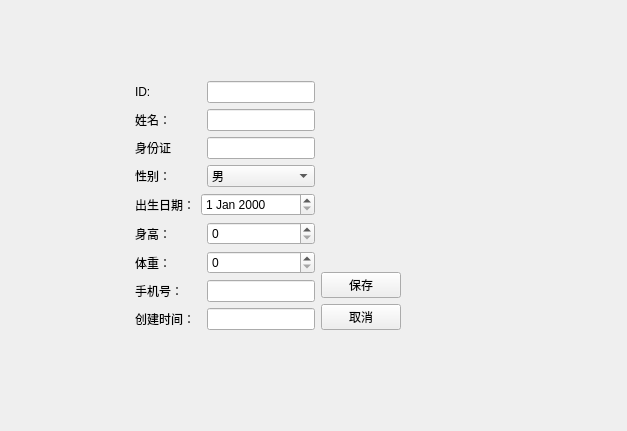
<?xml version="1.0" encoding="UTF-8"?>
<ui version="4.0">
 <class>PatientEditView</class>
 <widget class="QWidget" name="PatientEditView">
  <property name="geometry">
   <rect>
    <x>0</x>
    <y>0</y>
    <width>627</width>
    <height>431</height>
   </rect>
  </property>
  <property name="windowTitle">
   <string>编辑患者信息</string>
  </property>
  <widget class="QWidget" name="layoutWidget">
   <property name="geometry">
    <rect>
     <x>40</x>
     <y>0</y>
     <width>531</width>
     <height>411</height>
    </rect>
   </property>
   <layout class="QVBoxLayout" name="verticalLayout_2">
    <item>
     <spacer name="verticalSpacer_2">
      <property name="orientation">
       <enum>Qt::Vertical</enum>
      </property>
      <property name="sizeHint" stdset="0">
       <size>
        <width>20</width>
        <height>40</height>
       </size>
      </property>
     </spacer>
    </item>
    <item>
     <layout class="QHBoxLayout" name="horizontalLayout_2">
      <item>
       <spacer name="horizontalSpacer">
        <property name="orientation">
         <enum>Qt::Horizontal</enum>
        </property>
        <property name="sizeType">
         <enum>QSizePolicy::Fixed</enum>
        </property>
        <property name="sizeHint" stdset="0">
         <size>
          <width>95</width>
          <height>20</height>
         </size>
        </property>
       </spacer>
      </item>
      <item>
       <layout class="QHBoxLayout" name="horizontalLayout">
        <item>
         <layout class="QGridLayout" name="gridLayout">
          <item row="6" column="0" colspan="2">
           <widget class="QLabel" name="label_7">
            <property name="text">
             <string>体重：</string>
            </property>
           </widget>
          </item>
          <item row="4" column="1" colspan="2">
           <widget class="QDateEdit" name="dbDateEditDOB"/>
          </item>
          <item row="3" column="2">
           <widget class="QComboBox" name="dbComboSex">
            <item>
             <property name="text">
              <string>男</string>
             </property>
            </item>
            <item>
             <property name="text">
              <string>女</string>
             </property>
            </item>
           </widget>
          </item>
          <item row="6" column="2">
           <widget class="QSpinBox" name="dbSpinWeight"/>
          </item>
          <item row="5" column="0">
           <widget class="QLabel" name="label_6">
            <property name="text">
             <string>身高：</string>
            </property>
           </widget>
          </item>
          <item row="7" column="2">
           <widget class="QLineEdit" name="dbEditMobile"/>
          </item>
          <item row="0" column="0" colspan="2">
           <widget class="QLabel" name="label">
            <property name="text">
             <string>ID:</string>
            </property>
           </widget>
          </item>
          <item row="2" column="0">
           <widget class="QLabel" name="label_2">
            <property name="text">
             <string>身份证</string>
            </property>
           </widget>
          </item>
          <item row="2" column="2">
           <widget class="QLineEdit" name="dbEditIDCard"/>
          </item>
          <item row="7" column="0">
           <widget class="QLabel" name="label_8">
            <property name="text">
             <string>手机号：</string>
            </property>
           </widget>
          </item>
          <item row="0" column="2">
           <widget class="QLineEdit" name="dbEditID"/>
          </item>
          <item row="1" column="0">
           <widget class="QLabel" name="label_5">
            <property name="text">
             <string>姓名：</string>
            </property>
           </widget>
          </item>
          <item row="1" column="2">
           <widget class="QLineEdit" name="dbEditName"/>
          </item>
          <item row="4" column="0">
           <widget class="QLabel" name="label_3">
            <property name="text">
             <string>出生日期：</string>
            </property>
           </widget>
          </item>
          <item row="5" column="2">
           <widget class="QSpinBox" name="dbSpinHeight"/>
          </item>
          <item row="3" column="0" colspan="2">
           <widget class="QLabel" name="label_4">
            <property name="text">
             <string>性别：</string>
            </property>
           </widget>
          </item>
          <item row="8" column="0">
           <widget class="QLabel" name="label_9">
            <property name="text">
             <string>创建时间：</string>
            </property>
           </widget>
          </item>
          <item row="8" column="2">
           <widget class="QLineEdit" name="dbCreatedTimeStamp"/>
          </item>
         </layout>
        </item>
        <item>
         <layout class="QVBoxLayout" name="verticalLayout">
          <item>
           <spacer name="verticalSpacer">
            <property name="orientation">
             <enum>Qt::Vertical</enum>
            </property>
            <property name="sizeHint" stdset="0">
             <size>
              <width>20</width>
              <height>40</height>
             </size>
            </property>
           </spacer>
          </item>
          <item>
           <widget class="QPushButton" name="pushButton">
            <property name="text">
             <string>保存</string>
            </property>
           </widget>
          </item>
          <item>
           <widget class="QPushButton" name="pushButton_2">
            <property name="text">
             <string>取消</string>
            </property>
           </widget>
          </item>
         </layout>
        </item>
       </layout>
      </item>
      <item>
       <spacer name="horizontalSpacer_2">
        <property name="orientation">
         <enum>Qt::Horizontal</enum>
        </property>
        <property name="sizeHint" stdset="0">
         <size>
          <width>40</width>
          <height>20</height>
         </size>
        </property>
       </spacer>
      </item>
     </layout>
    </item>
    <item>
     <spacer name="verticalSpacer_3">
      <property name="orientation">
       <enum>Qt::Vertical</enum>
      </property>
      <property name="sizeHint" stdset="0">
       <size>
        <width>20</width>
        <height>40</height>
       </size>
      </property>
     </spacer>
    </item>
   </layout>
  </widget>
 </widget>
 <resources/>
 <connections/>
</ui>
